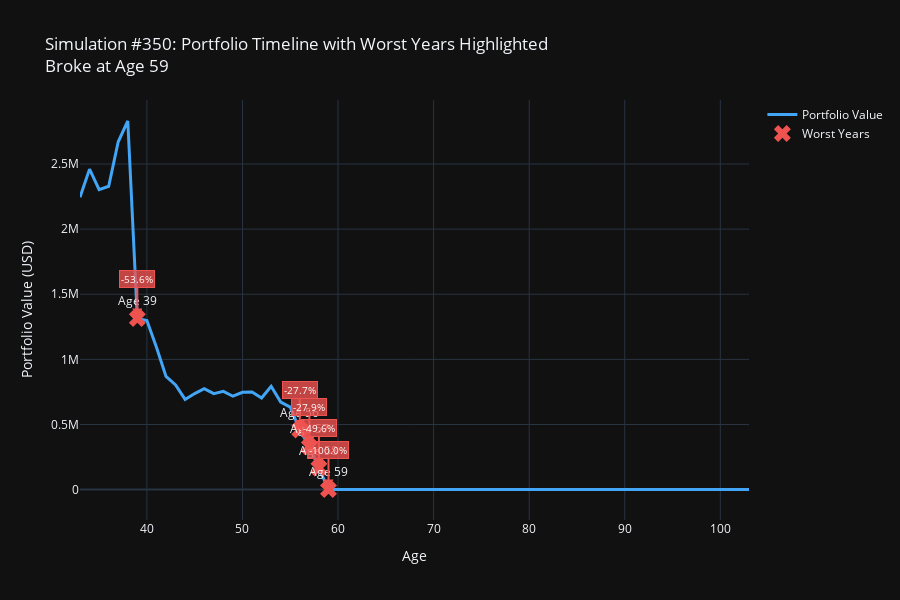
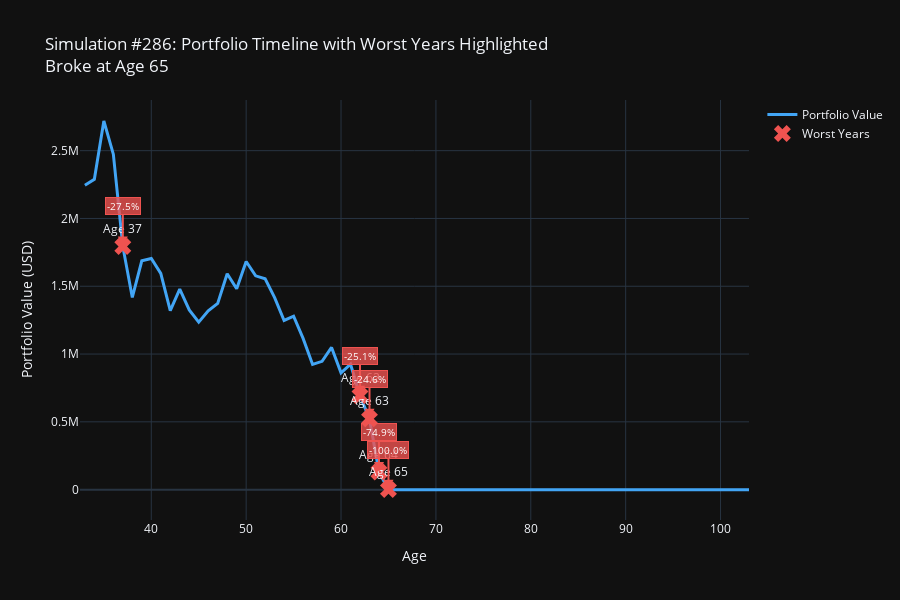

The notebook cell these images were saved under, in order:
### Code cell
# AUTO-ANNOTATED TIMELINE - "Killer Years" Analysis
 

if len(failed_simulations) > 0:
    print("\\n" + "="*80)
    print("AUTO-ANNOTATED TIMELINE - Identifying 'Killer Years'")
    print("="*80)
    
    # Create timeline for each failed simulation
    for broke_age, sim_df, sim_id in failed_simulations:
        print(f"\\n{'='*80}")
        print(f"Simulation #{sim_id} - Timeline of Worst Years")
        print(f"{'='*80}")
        
        # Generate annotations for this simulation
        annotations_df = generate_timeline_annotations(sim_df, top_n=5)
        
        if len(annotations_df) > 0:
            print(f"\\nTop 5 Worst Years (Biggest Portfolio Drops):")
            print("-" * 80)
            
            cumulative_loss = 0
            for idx, row in annotations_df.iterrows():
                portfolio_loss = row['portfolio_value'] - sim_df.loc[idx-1, 'Net_liquid_left'] if idx > 0 else 0
                cumulative_loss += abs(portfolio_loss)
                
                print(f"\\n{row['annotation']}")
                print(f"   Portfolio Value: ${row['portfolio_value']:,.0f}")
                print(f"   Loss This Year: ${abs(portfolio_loss):,.0f}")
            
            print(f"\\n{'='*80}")
            print(f"Cumulative Impact of Top 5 Worst Years: ${cumulative_loss:,.0f}")
            print(f"{'='*80}")
            
            # Create interactive timeline visualization
            fig_timeline = go.Figure()
            
            # Add main portfolio line
            fig_timeline.add_trace(go.Scatter(
                x=sim_df['age'],
                y=sim_df['Net_liquid_left'],
                mode='lines',
                name='Portfolio Value',
                line=dict(color='#42A5F5', width=3),
                hovertemplate='Age: %{x}<br>Portfolio: $%{y:,.0f}<extra></extra>'
            ))
            
            # Add markers for worst years
            fig_timeline.add_trace(go.Scatter(
                x=annotations_df['age'],
                y=annotations_df['portfolio_value'],
                mode='markers+text',
                name='Worst Years',
                marker=dict(size=15, color='#EF5350', symbol='x'),
                text=[f"Age {int(age)}" for age in annotations_df['age']],
                textposition='top center',
                hovertemplate='%{text}<br>Portfolio: $%{y:,.0f}<extra></extra>'
            ))
            
            # Add annotations
            for _, row in annotations_df.iterrows():
                fig_timeline.add_annotation(
                    x=row['age'],
                    y=row['portfolio_value'],
                    text=f"{row['portfolio_change_pct']:.1f}%",
                    showarrow=True,
                    arrowhead=2,
                    arrowsize=1,
                    arrowwidth=2,
                    arrowcolor="#EF5350",
                    ax=0,
                    ay=-40,
                    bgcolor="rgba(239, 83, 80, 0.8)",
                    bordercolor="#EF5350",
                    font=dict(color="white", size=10)
                )
            
            fig_timeline.update_layout(
                title=f'Simulation #{sim_id}: Portfolio Timeline with Worst Years Highlighted<br>Broke at Age {broke_age:.0f}',
                xaxis_title='Age',
                yaxis_title='Portfolio Value (USD)',
                template='plotly_dark',
                height=600,
                hovermode='x unified',
                showlegend=True
            )
            
            fig_timeline.show()
        else:
            print("No significant portfolio drops detected.")
    
    # Create comparison view: worst failure vs median successful scenario
    print("\\n" + "="*80)
    print("COMPARISON: Worst Failure vs. Median Success")
    print("="*80)
    
    worst_failure = failed_simulations[0]  # First in sorted list
    
    fig_comparison = go.Figure()
    
    # Add worst failure
    fig_comparison.add_trace(go.Scatter(
        x=worst_failure[1]['age'],
        y=worst_failure[1]['Net_liquid_left'],
        mode='lines',
        name=f'Worst Failure (Sim #{worst_failure[2]})',
        line=dict(color='#EF5350', width=3)
    ))
    
    # Add median success
    fig_comparison.add_trace(go.Scatter(
        x=median_case[1]['age'],
        y=median_case[1]['Net_liquid_left'],
        mode='lines',
        name=f'Median Success (Sim #{median_case[2]})',
        line=dict(color='#66BB6A', width=3)
    ))
    
    # Add worst years markers for failed case
    worst_annotations = generate_timeline_annotations(worst_failure[1], top_n=5)
    if len(worst_annotations) > 0:
        fig_comparison.add_trace(go.Scatter(
            x=worst_annotations['age'],
            y=worst_annotations['portfolio_value'],
            mode='markers',
            name='Killer Years',
            marker=dict(size=12, color='#EF5350', symbol='x', line=dict(width=2, color='white'))
        ))
    
    fig_comparison.update_layout(
        title='What Went Wrong? Worst Failure vs. Median Success',
        xaxis_title='Age',
        yaxis_title='Portfolio Value (USD)',
        template='plotly_dark',
        height=700,
        hovermode='x unified'
    )
    
    fig_comparison.show()
    
else:
    print("\\nNo failed simulations to analyze.")

### Figure 1 — Plotly figure (JSON) as saved in the notebook; plotly's stock layout.template omitted (floating-point values rounded to 4 significant figures)
{"data": [{"hovertemplate": "Age: %{x}<br>Portfolio: $%{y:,.0f}<extra></extra>", "line": {"color": "#42A5F5", "width": 3}, "mode": "lines", "name": "Portfolio Value", "type": "scatter", "x": [33, 34, 35, 36, 37, 38, 39, 40, 41, 42, 43, 44, 45, 46, 47, 48, 49, 50, 51, 52, 53, 54, 55, 56, 57, 58, 59, 60, 61, 62, 63, 64, 65, 66, 67, 68, 69, 70, 71, 72, 73, 74, 75, 76, 77, 78, 79, 80, 81, 82, 83, 84, 85, 86, 87, 88, 89, 90, 91, 92, 93, 94, 95, 96, 97, 98, 99, 100, 101, 102, 103], "y": [2245000.0, 2461000.0, 2304000.0, 2329000.0, 2671000.0, 2830000.0, 1313000.0, 1299000.0, 1093000.0, 869700.0, 804200.0, 692600.0, 737500.0, 775600.0, 737100.0, 754900.0, 717100.0, 747000.0, 748900.0, 703300.0, 793400.0, 672100.0, 633700.0, 457900.0, 330000.0, 166400.0, 0.0, 0.0, 0.0, 0.0, 0.0, 0.0, 0.0, 0.0, 0.0, 0.0, 0.0, 0.0, 0.0, 0.0, 0.0, 0.0, 0.0, 0.0, 0.0, 0.0, 0.0, 0.0, 0.0, 0.0, 0.0, 0.0, 0.0, 0.0, 0.0, 0.0, 0.0, 0.0, 0.0, 0.0, 0.0, 0.0, 0.0, 0.0, 0.0, 0.0, 0.0, 0.0, 0.0, 0.0, 0.0]}, {"hovertemplate": "%{text}<br>Portfolio: $%{y:,.0f}<extra></extra>", "marker": {"color": "#EF5350", "size": 15, "symbol": "x"}, "mode": "markers+text", "name": "Worst Years", "text": ["Age 39", "Age 56", "Age 57", "Age 58", "Age 59"], "textposition": "top center", "type": "scatter", "x": [39.0, 56.0, 57.0, 58.0, 59.0], "y": [1313000.0, 457900.0, 330000.0, 166400.0, 0.0]}], "layout": {"annotations": [{"arrowcolor": "#EF5350", "arrowhead": 2, "arrowsize": 1, "arrowwidth": 2, "ax": 0, "ay": -40, "bgcolor": "rgba(239, 83, 80, 0.8)", "bordercolor": "#EF5350", "font": {"color": "white", "size": 10}, "showarrow": true, "text": "-53.6%", "x": 39, "y": 1313000.0}, {"arrowcolor": "#EF5350", "arrowhead": 2, "arrowsize": 1, "arrowwidth": 2, "ax": 0, "ay": -40, "bgcolor": "rgba(239, 83, 80, 0.8)", "bordercolor": "#EF5350", "font": {"color": "white", "size": 10}, "showarrow": true, "text": "-27.7%", "x": 56, "y": 457900.0}, {"arrowcolor": "#EF5350", "arrowhead": 2, "arrowsize": 1, "arrowwidth": 2, "ax": 0, "ay": -40, "bgcolor": "rgba(239, 83, 80, 0.8)", "bordercolor": "#EF5350", "font": {"color": "white", "size": 10}, "showarrow": true, "text": "-27.9%", "x": 57, "y": 330000.0}, {"arrowcolor": "#EF5350", "arrowhead": 2, "arrowsize": 1, "arrowwidth": 2, "ax": 0, "ay": -40, "bgcolor": "rgba(239, 83, 80, 0.8)", "bordercolor": "#EF5350", "font": {"color": "white", "size": 10}, "showarrow": true, "text": "-49.6%", "x": 58, "y": 166400.0}, {"arrowcolor": "#EF5350", "arrowhead": 2, "arrowsize": 1, "arrowwidth": 2, "ax": 0, "ay": -40, "bgcolor": "rgba(239, 83, 80, 0.8)", "bordercolor": "#EF5350", "font": {"color": "white", "size": 10}, "showarrow": true, "text": "-100.0%", "x": 59, "y": 0}], "height": 600, "hovermode": "x unified", "showlegend": true, "title": {"text": "Simulation #350: Portfolio Timeline with Worst Years Highlighted<br>Broke at Age 59"}, "xaxis": {"title": {"text": "Age"}}, "yaxis": {"title": {"text": "Portfolio Value (USD)"}}}}

### Figure 2 — Plotly figure (JSON) as saved in the notebook; plotly's stock layout.template omitted (floating-point values rounded to 4 significant figures)
{"data": [{"hovertemplate": "Age: %{x}<br>Portfolio: $%{y:,.0f}<extra></extra>", "line": {"color": "#42A5F5", "width": 3}, "mode": "lines", "name": "Portfolio Value", "type": "scatter", "x": [33, 34, 35, 36, 37, 38, 39, 40, 41, 42, 43, 44, 45, 46, 47, 48, 49, 50, 51, 52, 53, 54, 55, 56, 57, 58, 59, 60, 61, 62, 63, 64, 65, 66, 67, 68, 69, 70, 71, 72, 73, 74, 75, 76, 77, 78, 79, 80, 81, 82, 83, 84, 85, 86, 87, 88, 89, 90, 91, 92, 93, 94, 95, 96, 97, 98, 99, 100, 101, 102, 103], "y": [2245000.0, 2289000.0, 2719000.0, 2474000.0, 1794000.0, 1417000.0, 1688000.0, 1705000.0, 1595000.0, 1321000.0, 1479000.0, 1326000.0, 1236000.0, 1318000.0, 1374000.0, 1593000.0, 1482000.0, 1683000.0, 1577000.0, 1555000.0, 1416000.0, 1248000.0, 1279000.0, 1116000.0, 923600.0, 946400.0, 1049000.0, 861600.0, 924700.0, 692400.0, 521900.0, 130800.0, 0.0, 0.0, 0.0, 0.0, 0.0, 0.0, 0.0, 0.0, 0.0, 0.0, 0.0, 0.0, 0.0, 0.0, 0.0, 0.0, 0.0, 0.0, 0.0, 0.0, 0.0, 0.0, 0.0, 0.0, 0.0, 0.0, 0.0, 0.0, 0.0, 0.0, 0.0, 0.0, 0.0, 0.0, 0.0, 0.0, 0.0, 0.0, 0.0]}, {"hovertemplate": "%{text}<br>Portfolio: $%{y:,.0f}<extra></extra>", "marker": {"color": "#EF5350", "size": 15, "symbol": "x"}, "mode": "markers+text", "name": "Worst Years", "text": ["Age 37", "Age 62", "Age 63", "Age 64", "Age 65"], "textposition": "top center", "type": "scatter", "x": [37.0, 62.0, 63.0, 64.0, 65.0], "y": [1794000.0, 692400.0, 521900.0, 130800.0, 0.0]}], "layout": {"annotations": [{"arrowcolor": "#EF5350", "arrowhead": 2, "arrowsize": 1, "arrowwidth": 2, "ax": 0, "ay": -40, "bgcolor": "rgba(239, 83, 80, 0.8)", "bordercolor": "#EF5350", "font": {"color": "white", "size": 10}, "showarrow": true, "text": "-27.5%", "x": 37, "y": 1794000.0}, {"arrowcolor": "#EF5350", "arrowhead": 2, "arrowsize": 1, "arrowwidth": 2, "ax": 0, "ay": -40, "bgcolor": "rgba(239, 83, 80, 0.8)", "bordercolor": "#EF5350", "font": {"color": "white", "size": 10}, "showarrow": true, "text": "-25.1%", "x": 62, "y": 692400.0}, {"arrowcolor": "#EF5350", "arrowhead": 2, "arrowsize": 1, "arrowwidth": 2, "ax": 0, "ay": -40, "bgcolor": "rgba(239, 83, 80, 0.8)", "bordercolor": "#EF5350", "font": {"color": "white", "size": 10}, "showarrow": true, "text": "-24.6%", "x": 63, "y": 521900.0}, {"arrowcolor": "#EF5350", "arrowhead": 2, "arrowsize": 1, "arrowwidth": 2, "ax": 0, "ay": -40, "bgcolor": "rgba(239, 83, 80, 0.8)", "bordercolor": "#EF5350", "font": {"color": "white", "size": 10}, "showarrow": true, "text": "-74.9%", "x": 64, "y": 130800.0}, {"arrowcolor": "#EF5350", "arrowhead": 2, "arrowsize": 1, "arrowwidth": 2, "ax": 0, "ay": -40, "bgcolor": "rgba(239, 83, 80, 0.8)", "bordercolor": "#EF5350", "font": {"color": "white", "size": 10}, "showarrow": true, "text": "-100.0%", "x": 65, "y": 0}], "height": 600, "hovermode": "x unified", "showlegend": true, "title": {"text": "Simulation #286: Portfolio Timeline with Worst Years Highlighted<br>Broke at Age 65"}, "xaxis": {"title": {"text": "Age"}}, "yaxis": {"title": {"text": "Portfolio Value (USD)"}}}}
